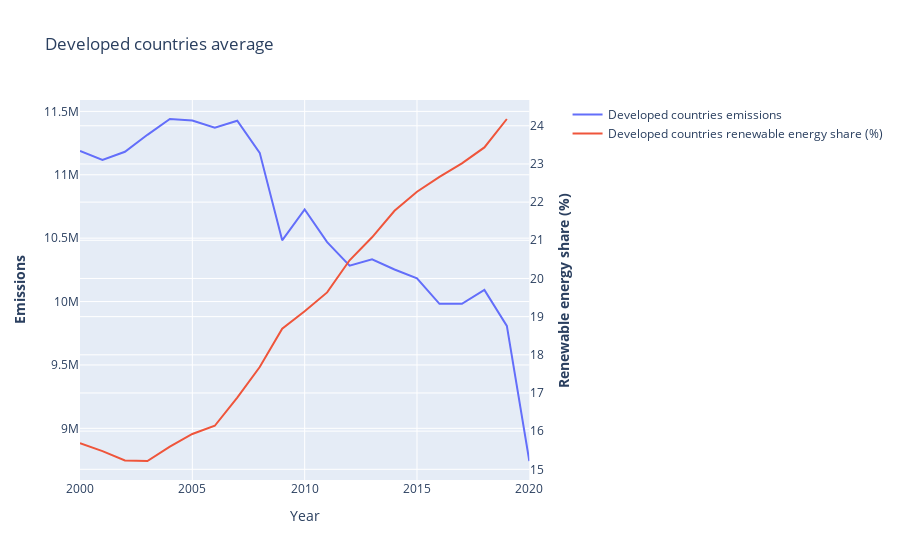

Notebook code for this chart:
### Markdown cell above
When looking at the world sum of emissions in the graph above, it has grown since 2000 until about 2019 by almost 50%. This increase could likely caused due to population growth and economic development (Dong et al., 2020). In 2020 there is an outstanding decrease in CO₂ emissions, while there has been a significant increase of sustainability. This also supports our perspective of sustainable energy leading to fewer emissions.

Even though there has been an increase in renewable energy, the emissions were still on the rise for a long time. Renewable energy has not been enough to decrease the emissions, until recent years. But this lack of emissions shown in figure 6 was most likely due to the COVID-19 pandemic. During the pandemic the international trade was slowed down, less demand for power in industries and there was a restriction of public and private transport. So it can be predicted that the emissions have rebounded to their previous state now after the pandemic (Aktar et al., 2021).

### Code cell
developed_data = df[(df['Element'] == "Emissions (CO2)") & (df['Item'] == "All sectors without LULUCF") & (df['Area'].isin(developed_countries))].drop(columns=[
    'Item', 'Element'])

developed_means = pd.concat([developed_data['Renewable energy share in the total final energy consumption (%)'].groupby(developed_data['Year']).mean(), developed_data['Emission'].groupby(developed_data['Year']).sum()], axis=1)

developed_means = pd.concat([developed_data['Renewable energy share in the total final energy consumption (%)'].groupby(developed_data['Year']).mean(), developed_data['Emission'].groupby(developed_data['Year']).sum()], axis=1)

# Create figure with secondary y-axis
fig = make_subplots(specs=[[{"secondary_y": True}]])

# Add traces
fig.add_trace(
    go.Scatter(x=developed_means.index, y=developed_means['Emission'], name="Developed countries emissions"),
    secondary_y=False,
)

fig.add_trace(
    go.Scatter(x=developed_means.index, y=developed_means['Renewable energy share in the total final energy consumption (%)'], name="Developed countries renewable energy share (%)"),
    secondary_y=True,
)

# Add figure title
fig.update_layout(
    title_text="Developed countries average"
)

# Set x-axis title
fig.update_xaxes(title_text="Year")

# Set y-axes titles
fig.update_yaxes(title_text="<b>Emissions</b>", secondary_y=False)
fig.update_yaxes(title_text="<b>Renewable energy share (%)</b>", secondary_y=True)

fig.show()

### Figure 1 — Plotly figure (JSON) as saved in the notebook; plotly's stock layout.template omitted (floating-point values rounded to 4 significant figures)
{"data": [{"name": "Developed countries emissions", "type": "scatter", "x": [2000, 2001, 2002, 2003, 2004, 2005, 2006, 2007, 2008, 2009, 2010, 2011, 2012, 2013, 2014, 2015, 2016, 2017, 2018, 2019, 2020], "xaxis": "x", "y": [11190000.0, 11120000.0, 11180000.0, 11320000.0, 11440000.0, 11430000.0, 11370000.0, 11430000.0, 11170000.0, 10480000.0, 10730000.0, 10470000.0, 10280000.0, 10330000.0, 10250000.0, 10180000.0, 9982000.0, 9982000.0, 10090000.0, 9808000.0, 8742000.0], "yaxis": "y"}, {"name": "Developed countries renewable energy share (%)", "type": "scatter", "x": [2000, 2001, 2002, 2003, 2004, 2005, 2006, 2007, 2008, 2009, 2010, 2011, 2012, 2013, 2014, 2015, 2016, 2017, 2018, 2019, 2020], "xaxis": "x", "y": [15.69, 15.48, 15.23, 15.22, 15.6, 15.93, 16.14, 16.88, 17.68, 18.68, 19.14, 19.63, 20.48, 21.08, 21.77, 22.27, 22.66, 23.01, 23.43, 24.18, null], "yaxis": "y2"}], "layout": {"title": {"text": "Developed countries average"}, "xaxis": {"anchor": "y", "domain": [0, 0.94], "title": {"text": "Year"}}, "yaxis": {"anchor": "x", "domain": [0, 1], "title": {"text": "<b>Emissions</b>"}}, "yaxis2": {"anchor": "x", "overlaying": "y", "side": "right", "title": {"text": "<b>Renewable energy share (%)</b>"}}}}
